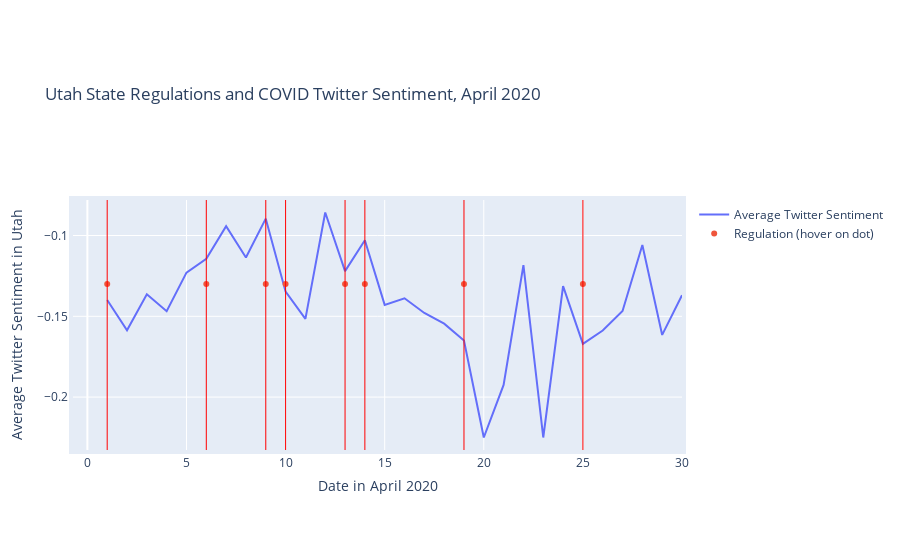

The notebook cell saved with this chart:
### Markdown cell above
Plotly can give us an interactive version

### Code cell
fig = go.Figure(data=go.Scatter(x=utah_sentiment['date'], y=utah_sentiment['sentiment'], name='Average Twitter Sentiment'))

#https://plotly.com/python/horizontal-vertical-shapes/
#https://plotly.com/python/hover-text-and-formatting/#customizing-hover-text-with-plotly-express

#add a dummy variable to plot events
fig.add_trace(go.Scatter(x=utah_regulations['short_start_date'], y=[-0.13]*len(utah_regulations), mode='markers', hoverinfo = 'text', hovertemplate = '<b>Regulation(s), %{x}/04/2020</b>:<br>'+'%{text}'+'<extra></extra>', text = utah_regulations['description'], name='Regulation (hover on dot)'))



for date in start_dates:
    date = int(date)
    fig.add_vline(x=date, line_width=1, line_color="red")

fig.update_layout(
    title="Utah State Regulations and COVID Twitter Sentiment, April 2020",
    xaxis_title="Date in April 2020",
    yaxis_title="Average Twitter Sentiment in Utah",
    width=900,
    height=550,
    margin=dict(
        l=50,
        r=50,
        b=100,
        t=200,
        pad=4
    )
    )
fig.show()

### Figure 1 — Plotly figure (JSON) as saved in the notebook; plotly's stock layout.template omitted (floating-point values rounded to 4 significant figures)
{"data": [{"name": "Average Twitter Sentiment", "type": "scatter", "x": [1, 2, 3, 4, 5, 6, 7, 8, 9, 10, 11, 12, 13, 14, 15, 16, 17, 18, 19, 20, 21, 22, 23, 24, 25, 26, 27, 28, 29, 30], "y": [-0.14, -0.1586, -0.1363, -0.1468, -0.123, -0.1145, -0.09423, -0.1136, -0.08958, -0.1347, -0.1516, -0.08577, -0.122, -0.1029, -0.1429, -0.1389, -0.1479, -0.1546, -0.165, -0.225, -0.1924, -0.1183, -0.225, -0.1313, -0.1671, -0.1588, -0.1467, -0.1058, -0.1615, -0.137]}, {"hoverinfo": "text", "hovertemplate": "<b>Regulation(s), %{x}/04/2020</b>:<br>%{text}<extra></extra>", "mode": "markers", "name": "Regulation (hover on dot)", "text": ["Gov. Gary R. Herbert of Utah, USA, has issued an Executive Order<br>instituting a moratorium on residential evictions fort a small number<br>of individuals who are unable to pay rent due to direct and<br>identifiable impacts of COVID-19 on April 1 2020.", "Steward Health Care offers COVID-19 drive-through testing at three<br>hospital locations in Utah, USA from April 6 2020", "Utah, USA will, for the first time, deploy a targeted wireless<br>emergency alert (WEA) on certain highways that cross state borders<br>into Utah. The alert will direct motorists to fill out a brief<br>declaration, or survey, that is available at entry.utah.gov.", "Gov. Herbert of Utah, USA, on April 9 2020, has issued an Executive<br>Order establishing a requirement for individuals entering Utah to<br>complete a travel declaration form.", "Utah, USA will use electronic message boards instead of text alerts to<br>alert motorists of health declaration order from April 13 2020.<br>Arriving airline passengers will continue receiving postcards<br>directing them to entry.utah.gov.", "Gov. Gary Herbert, of Utah, USA, along with state superintendent Syd<br>Dickson announced that public schools will extend their “soft closure”<br>until the end of the school year.<br><br>Gov. Gary Herbert, of Utah,<br>USA, along with state superintendent Syd Dickson announced that public<br>schools will extend their “soft closure” until the end of the school<br>year.", "State Orders Restaurants, Bars to Suspend Dine-in Services", "State of Utah Restricts Non-urgent Surgeries on March 24 2020."], "type": "scatter", "x": ["01", "06", "09", "10", "13", "14", "19", "25"], "y": [-0.13, -0.13, -0.13, -0.13, -0.13, -0.13, -0.13, -0.13]}], "layout": {"height": 550, "margin": {"b": 100, "l": 50, "pad": 4, "r": 50, "t": 200}, "shapes": [{"line": {"color": "red", "width": 1}, "type": "line", "x0": 1, "x1": 1, "xref": "x", "y0": 0, "y1": 1, "yref": "y domain"}, {"line": {"color": "red", "width": 1}, "type": "line", "x0": 6, "x1": 6, "xref": "x", "y0": 0, "y1": 1, "yref": "y domain"}, {"line": {"color": "red", "width": 1}, "type": "line", "x0": 9, "x1": 9, "xref": "x", "y0": 0, "y1": 1, "yref": "y domain"}, {"line": {"color": "red", "width": 1}, "type": "line", "x0": 10, "x1": 10, "xref": "x", "y0": 0, "y1": 1, "yref": "y domain"}, {"line": {"color": "red", "width": 1}, "type": "line", "x0": 13, "x1": 13, "xref": "x", "y0": 0, "y1": 1, "yref": "y domain"}, {"line": {"color": "red", "width": 1}, "type": "line", "x0": 14, "x1": 14, "xref": "x", "y0": 0, "y1": 1, "yref": "y domain"}, {"line": {"color": "red", "width": 1}, "type": "line", "x0": 19, "x1": 19, "xref": "x", "y0": 0, "y1": 1, "yref": "y domain"}, {"line": {"color": "red", "width": 1}, "type": "line", "x0": 25, "x1": 25, "xref": "x", "y0": 0, "y1": 1, "yref": "y domain"}], "title": {"text": "Utah State Regulations and COVID Twitter Sentiment, April 2020"}, "width": 900, "xaxis": {"title": {"text": "Date in April 2020"}}, "yaxis": {"title": {"text": "Average Twitter Sentiment in Utah"}}}}
